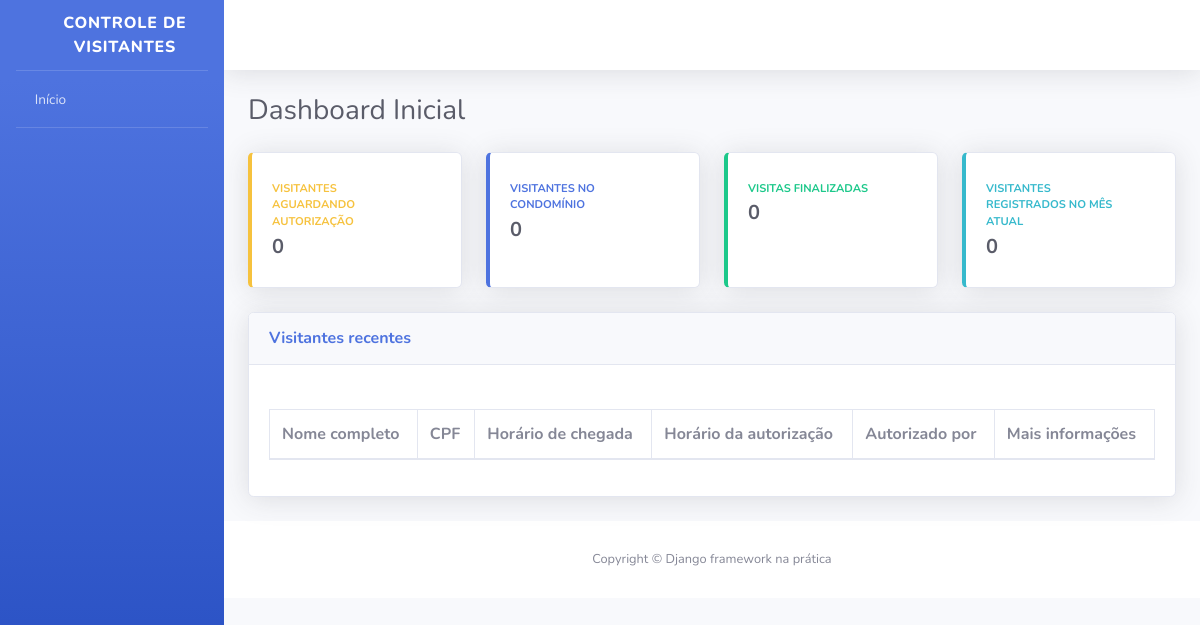
Before: / with the older database file.
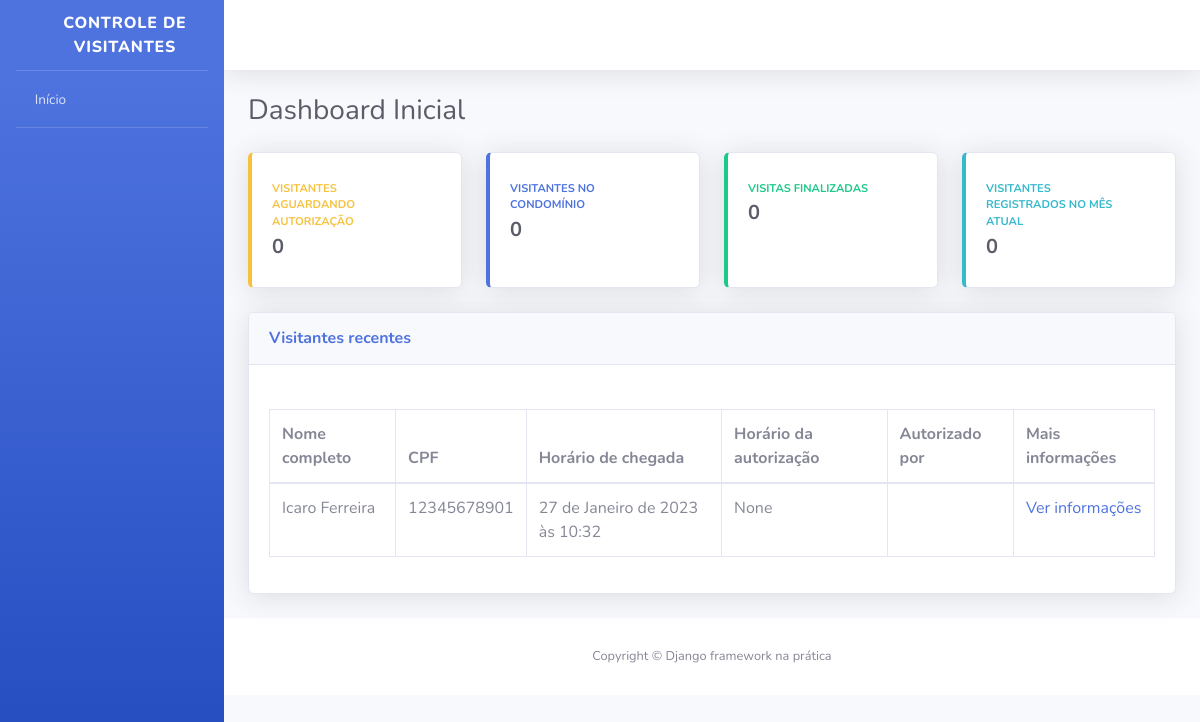
After: the same page with the newer database file.
### visitantes/models.py (models this page shows, shortened)
class Visitante(models.Model):
    nome_completo = models.CharField(
        verbose_name="Nome completo",
        max_length=128,)
    cpf = models.CharField(
        verbose_name="CPF",
        max_length=11,
    )
    data_nascimento = models.DateField(
        verbose_name="Data de Nascimento",
        auto_now_add=False,
        auto_now = False,
    )
    numero_casa = models.PositiveSmallIntegerField(
        verbose_name = "Numero da Casa",
    )
    placa_veiculo = models.CharField(
        verbose_name="Placa do Veículo",
        max_length=7,
        blank=True,
        null=True,
    )
    horario_chegada = models.DateTimeField(
        verbose_name="Horario de entrada na portaria",
        auto_now_add=True,
    )
    horario_saida = models.DateTimeField(
        verbose_name="Horario de saída na portaria",
        auto_now_add=False,
        blank=True,
        null=True,
    )
    horario_autorizacao = models.DateTimeField(
        verbose_name="Horario de autorização de entrada",
        auto_now = False,
        blank = True,
        null= True,
    )
    morador_responsavel = models.CharField(
        verbose_name="Morador responsável pela autorização",
        max_length=128,
        blank=True,
    )
    registrado_por = models.ForeignKey(
        "porteiros.Porteiro",
        verbose_name="Porteiro responsável pelo registro",
        on_delete= models.PROTECT,
        )
    class Meta:
        verbose_name = "Visitante"
        verbose_name_plural = "Visitantes"
        db_table = "visitante"

### usuarios/views.py (the view)
# urls.py: path("", index, name="index"),
def index(request):
    todos_visitantes = Visitante.objects.all()
    context = {
        "nome_pagina": "Dashboard Inicial",
        "todos_visitantes": todos_visitantes,
    }
    return render(request, "index.html", context)

### templates/index.html
{% extends "base.html" %}
{% block conteudo %}
<div class="container-fluid">
    <div class="d-sm-flex align-items-center justify-content-between mb-4">
        <h1 class="h3 mb-0 text-gray-800">{{ nome_pagina }}</h1>
    </div>
    <div class="row">
        <div class="col-xl-3 col-md-6 mb-4">
            <div class="card border-left-warning shadow h-100 py-2">
                <div class="card-body">
                    <div class="row no-gutters align-items-center">
                        <div class="col mr-2">
                            <div class="text-xs font-weight-bold text-warning text-uppercase mb-1">Visitantes aguardando autorização</div>
                            <div class="h5 mb-0 font-weight-bold text-gray-800">0</div>
                        </div>
                        <div class="col-auto">
                            <i class="fas fa-user-lock fa-2x text-gray-300"></i>
                        </div>
                    </div>
                </div>
            </div>
        </div>
        <div class="col-xl-3 col-md-6 mb-4">
            <div class="card border-left-primary shadow h-100 py-2">
                <div class="card-body">
                    <div class="row no-gutters align-items-center">
                        <div class="col mr-2">
                            <div class="text-xs font-weight-bold text-primary text-uppercase mb-1">Visitantes no condomínio</div>
                            <div class="h5 mb-0 font-weight-bold text-gray-800">0</div>
                        </div>
                        <div class="col-auto">
                            <i class="fas fa-user-clock fa-2x text-gray-300"></i>
                        </div>
                    </div>
                </div>
            </div>
        </div>
        <div class="col-xl-3 col-md-6 mb-4">
            <div class="card border-left-success shadow h-100 py-2">
                <div class="card-body">
                    <div class="row no-gutters align-items-center">
                        <div class="col mr-2">
                            <div class="text-xs font-weight-bold text-success text-uppercase mb-1">Visitas finalizadas</div>
                            <div class="h5 mb-0 font-weight-bold text-gray-800">0</div>
                        </div>
                        <div class="col-auto">
                            <i class="fas fa-user-check fa-2x text-gray-300"></i>
                        </div>
                    </div>
                </div>
            </div>
        </div>
        <div class="col-xl-3 col-md-6 mb-4">
            <div class="card border-left-info shadow h-100 py-2">
                <div class="card-body">
                    <div class="row no-gutters align-items-center">
                        <div class="col mr-2">
                            <div class="text-xs font-weight-bold text-info text-uppercase mb-1">Visitantes registrados no mês atual</div>
                            <div class="h5 mb-0 font-weight-bold text-gray-800">0</div>
                        </div>
                        <div class="col-auto">
                            <i class="fas fa-users fa-2x text-gray-300"></i>
                        </div>
                    </div>
                </div>
            </div>
        </div>
    </div>
    <div class="card shadow mb-4">
        <div class="card-header py-3 d-sm-flex align-items-center justify-content-between mb-4">
            <h6 class="m-0 font-weight-bold text-primary">Visitantes recentes</h6>
        </div>
        <div class="card-body">
            <div class="table-responsive">
                <table class="table table-bordered">
                    <thead>
                        <th>Nome completo</th>
                        <th>CPF</th>
                        <th>Horário de chegada</th>
                        <th>Horário da autorização</th>
                        <th>Autorizado por</th>
                        <th>Mais informações</th>
                    </thead>
                    <tbody>
                        {% for visitante in todos_visitantes %}
                            <tr>
                                <td>{{ visitante.nome_completo }}</td>
                                <td>{{ visitante.cpf }}</td>
                                <td>{{ visitante.horario_chegada }}</td>
                                <td>{{ visitante.horario_autorizacao }}</td>
                                <td>{{ visitante.morador_responsavel }}</td>
                                <td>
                                    <a href="#">
                                        Ver informações
                                    </a>
                                </td>
                            </tr>
                        {% endfor %}
                    </tbody>
                </table>
            </div>
        </div>
    </div>
</div>
{% endblock conteudo %}

### templates/base.html (shortened to what this page needs)
<!DOCTYPE html>
{% load static %}
<html lang="pt-br">
    <head>
        <link href="{% static 'css/sb-admin-2.min.css' %}" rel="stylesheet">
        <link href="{% static 'vendor/fontawesome-free/css/all.min.css' %}" rel="stylesheet" type="text/css">
    </head>
    <body id="page-top">
        <div id="wrapper">
            <ul class="navbar-nav bg-gradient-primary sidebar sidebar-dark accordion" id="accordionSidebar">
                <a class="sidebar-brand d-flex align-items-center justify-content-center" href="#">
                    <div class="sidebar-brand-icon rotate-n-15">
                        <i class="fas fa-user-shield"></i>
                    </div>
                    <div class="sidebar-brand-text">Controle de Visitantes</div>
                </a>
                <hr class="sidebar-divider my-0">
                <li class="nav-item">
                    <a class="nav-link" href="#">
                        <i class="fas fa-home"></i>
                        <span>Início</span>
                    </a>
                </li>
                <hr class="sidebar-divider">
            </ul>
            <div id="content-wrapper" class="d-flex flex-column">
                <div id="content">
                    <nav class="navbar navbar-expand navbar-light bg-white topbar mb-4 static-top shadow">
                        <ul class="navbar-nav ml-auto">
                            <li class="nav-item dropdown no-arrow">
                                <a class="nav-link dropdown-toggle" href="#" id="userDropdown" role="button" data-toggle="dropdown" aria-haspopup="true" aria-expanded="false">
                                    <span class="mr-2 d-none d-lg-inline text-gray-800 small">
                                        <i class="fas fa-cog"></i>
                                    </span>
                                </a>
                            </li>
                        </ul>
                    </nav>
                    {% block conteudo %} {% endblock conteudo %}
                    <footer class="sticky-footer bg-white">
                        <div class="container my-auto">
                            <div class="copyright text-center my-auto">
                                <span>Copyright © Django framework na prática</span>
                            </div>
                        </div>
                    </footer>
                </div>
            </div>
        </div>
    </body>
</html>

Changed rows visible on the page:
added Visitante: nome_completo "Icaro Ferreira", cpf "12345678901", horario_chegada "27 de Janeiro de 2023 às 10:32", horario_autorizacao "None"
